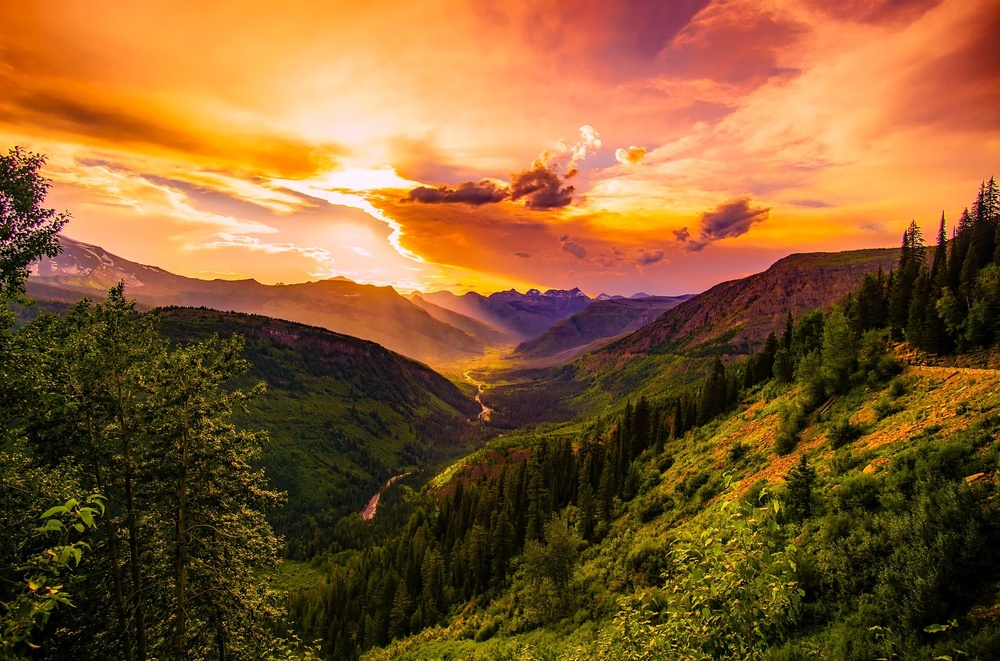
#> input picture clouds-cloudy-conifers-247478.jpg, 1000 x 661 px, shrunk from 2201 x 1455 before the run, found by its file name
$ python grey_scale.py
#> lines starting #> are read from the running program, lines starting #| are printed output that depends on the picture
import cv2
import os
img=cv2.imread(r"C:\Users\User\OneDrive\open cv\open cv images\clouds-cloudy-conifers-247478.jpg")
#> img is the input picture: shape (661, 1000, 3); mean B, G, R 47.6, 92, 134.4
cv2.imshow("background image",img)
#img2=cv2.imread(r"C:\Users\User\OneDrive\open cv\open cv images\clouds-cloudy-conifers-247478.jpg",0)
#cv2.imshow("background image",img2)

img3=cv2.cvtColor(img,cv2.COLOR_BGR2GRAY)
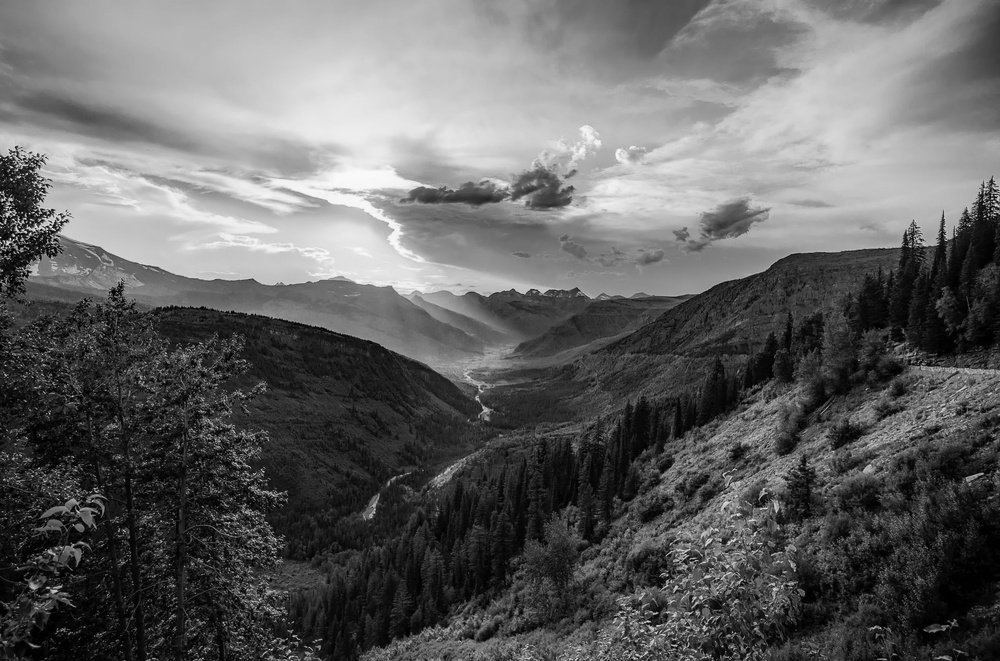
#> img3: shape (661, 1000); min 0, max 250, mean 99.6
cv2.imshow("background image",img3)
img4=r"C:\Users\User\OneDrive\open cv\open cv images"
os.chdir(img4)
cv2.imwrite("grey_scale.png",img3)
blue,green,red=cv2.split(img)
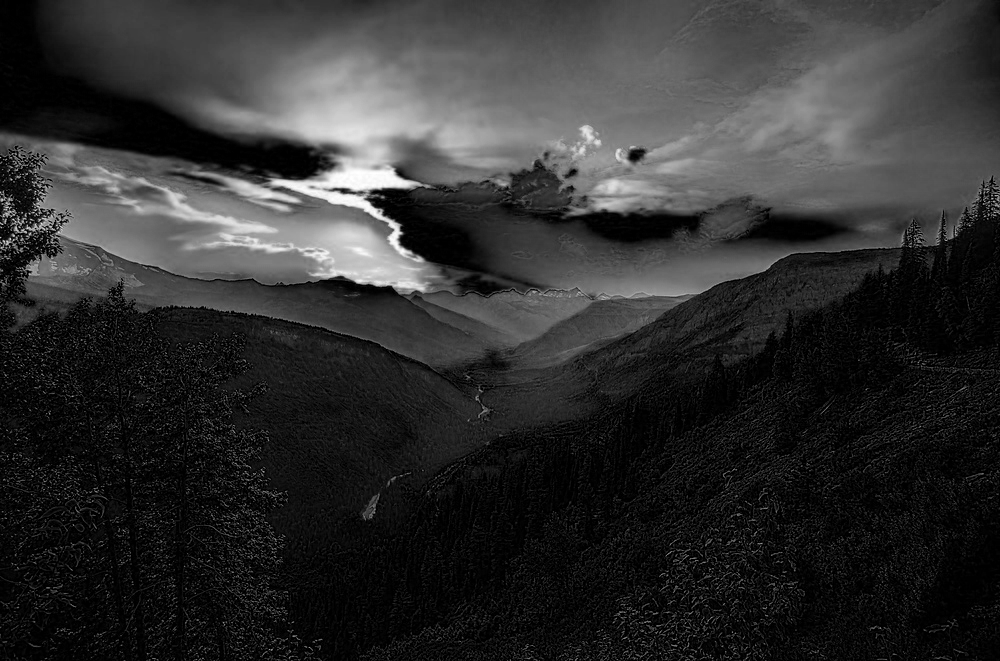
#> blue: shape (661, 1000); min 0, max 255, mean 47.6
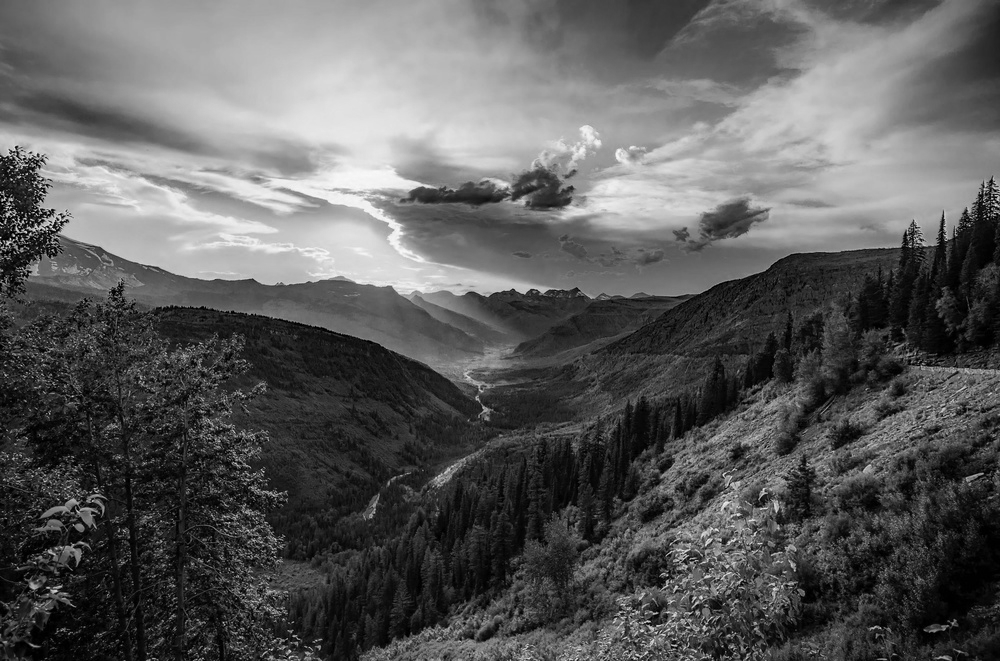
#> green: shape (661, 1000); min 0, max 250, mean 92
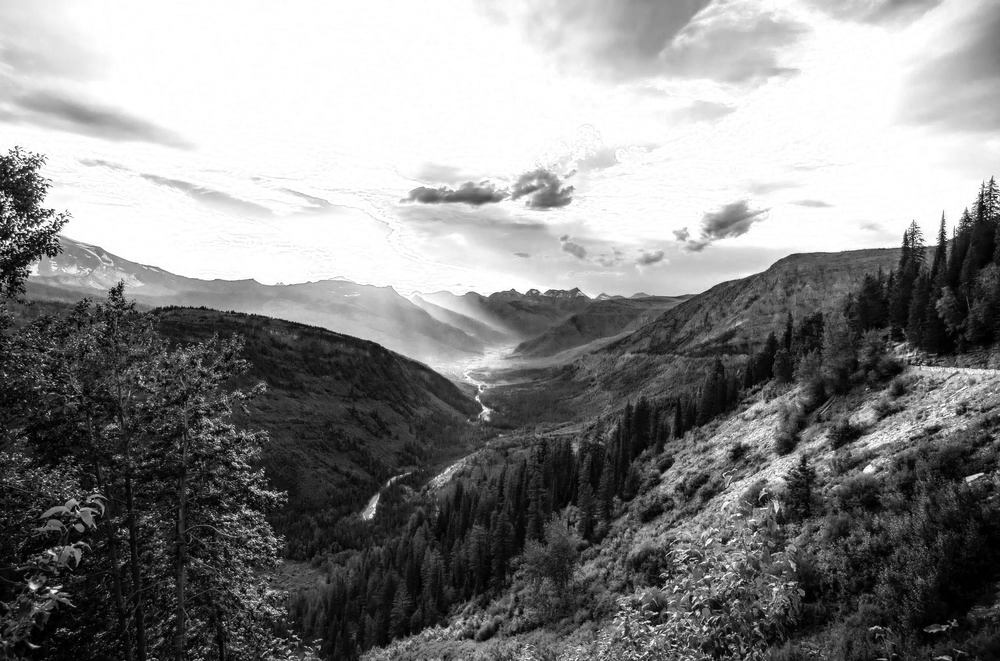
#> red: shape (661, 1000); min 0, max 255, mean 134.4
cv2.imshow("blue",blue)
cv2.imshow("red",red)
cv2.imshow("green",green)
cv2.waitKey(0)

$ run again, with image1.jpg copied over clouds-cloudy-conifers-247478.jpg
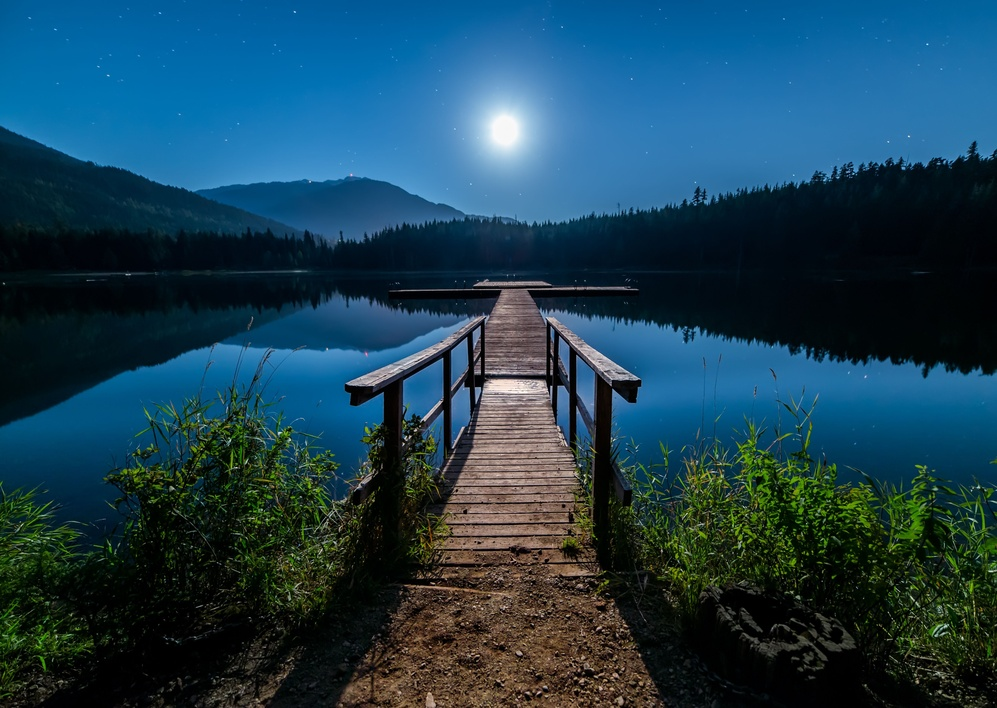
#> input picture image1.jpg, 997 x 708 px, shrunk from 5306 x 3770 before the run, found by its file name
#> img is the input picture: shape (708, 997, 3); mean B, G, R 83.1, 64.8, 27.4
#> `blue,green,red=cv2.split(img)`:
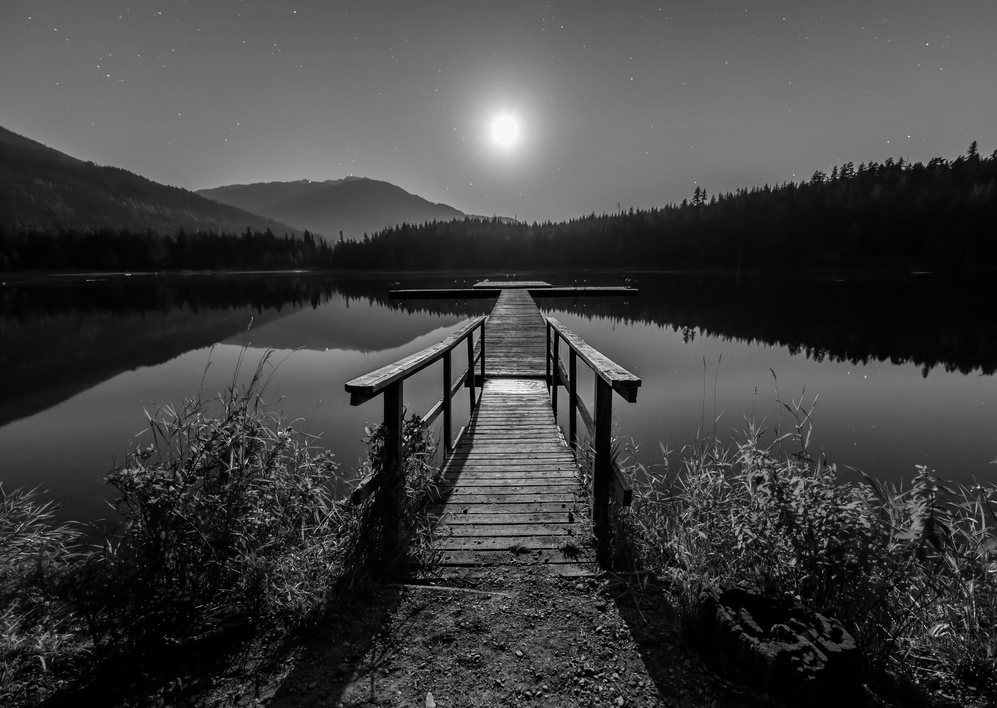
#> green: shape (708, 997); min 0, max 252, mean 64.8
#> `blue,green,red=cv2.split(img)`:
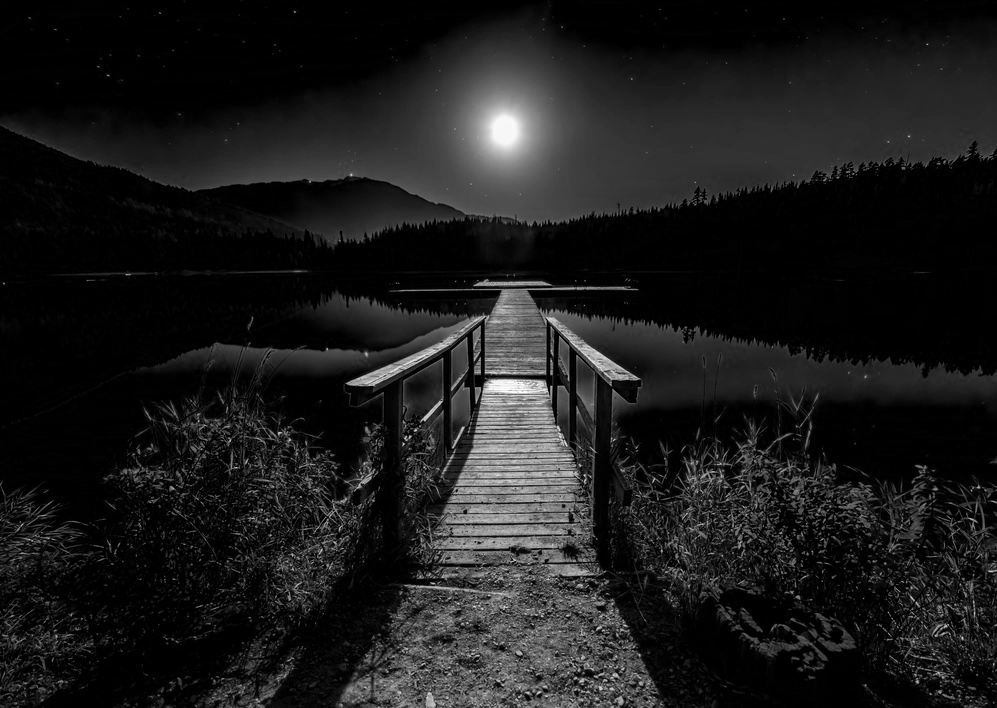
#> red: shape (708, 997); min 0, max 255, mean 27.4

$ run again, with image2.jpg copied over clouds-cloudy-conifers-247478.jpg
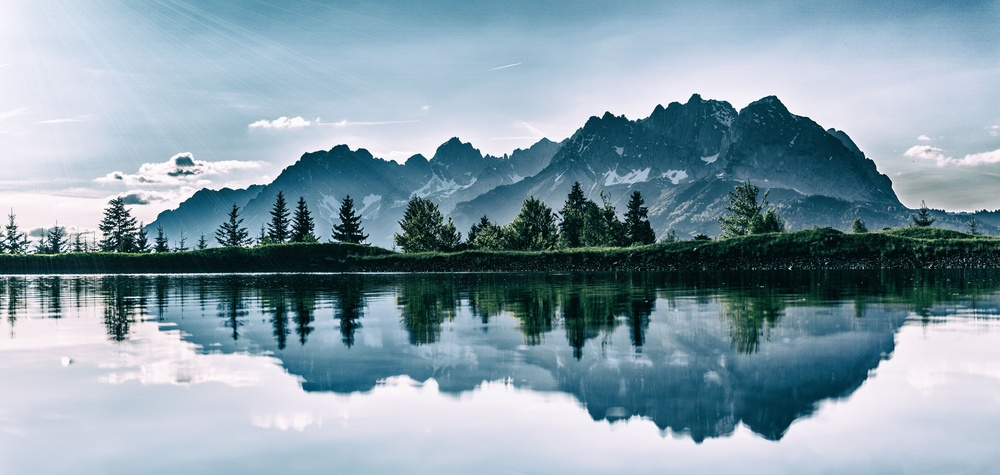
#> input picture image2.jpg, 1000 x 475 px, shrunk from 6000 x 2848 before the run, found by its file name
#> img is the input picture: shape (475, 1000, 3); mean B, G, R 169.1, 157.1, 134.7
#> `blue,green,red=cv2.split(img)`:
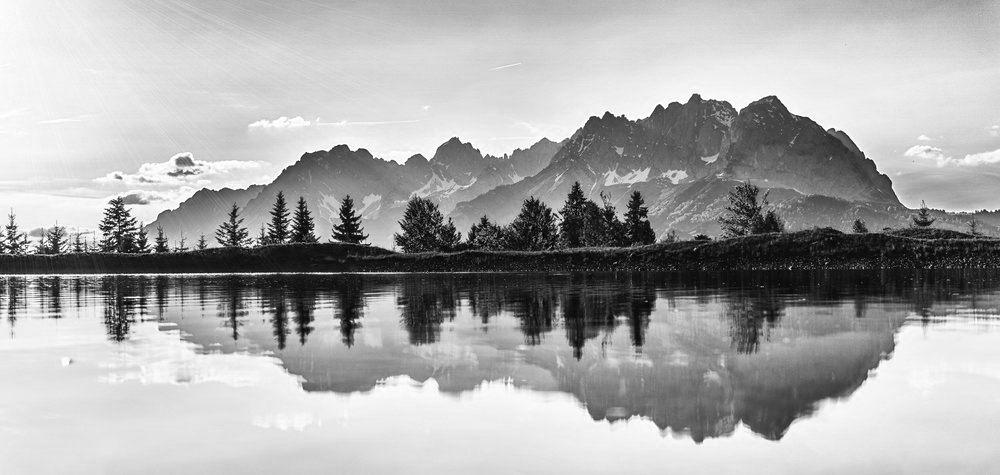
#> blue: shape (475, 1000); min 0, max 255, mean 169.1
#> `blue,green,red=cv2.split(img)`:
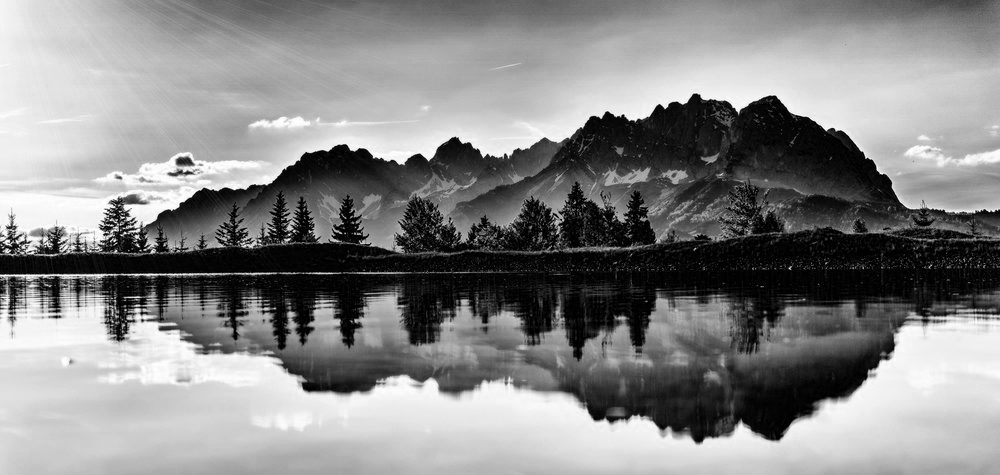
#> red: shape (475, 1000); min 0, max 255, mean 134.7

$ run again, with landscape.jpg copied over clouds-cloudy-conifers-247478.jpg
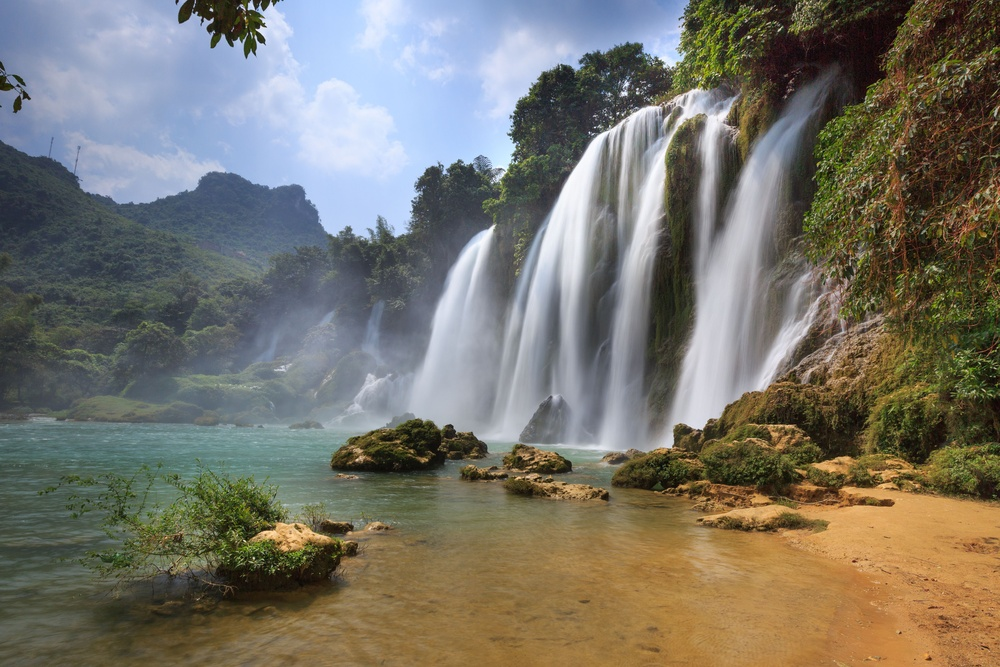
#> input picture landscape.jpg, 1000 x 667 px, shrunk from 5760 x 3840 before the run, found by its file name
#> img is the input picture: shape (667, 1000, 3); mean B, G, R 106.1, 116.3, 119.4
#> `blue,green,red=cv2.split(img)`:
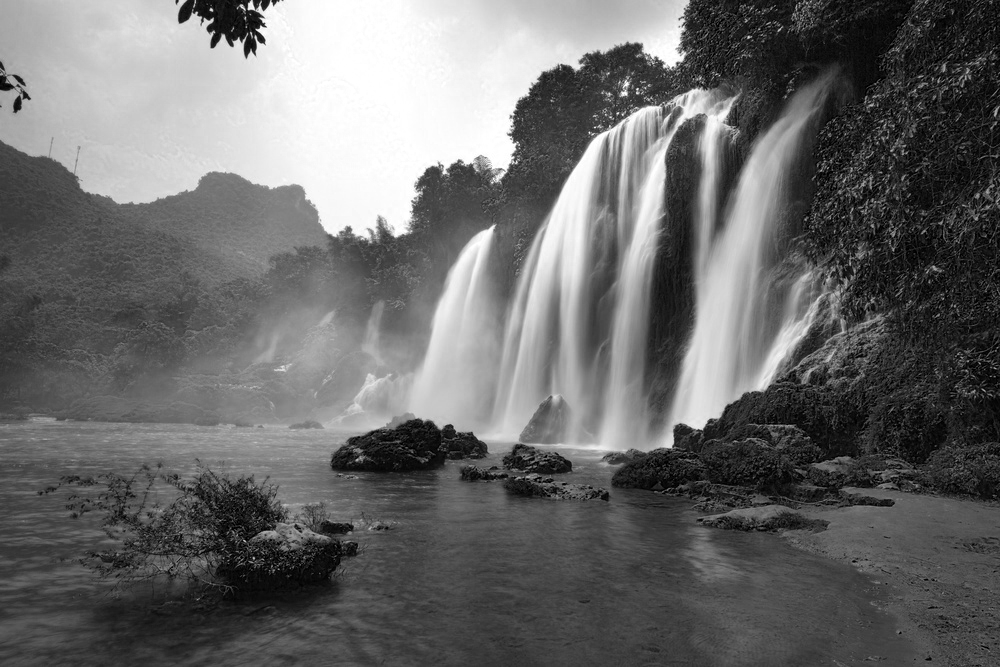
#> blue: shape (667, 1000); min 0, max 255, mean 106.1
#> `blue,green,red=cv2.split(img)`:
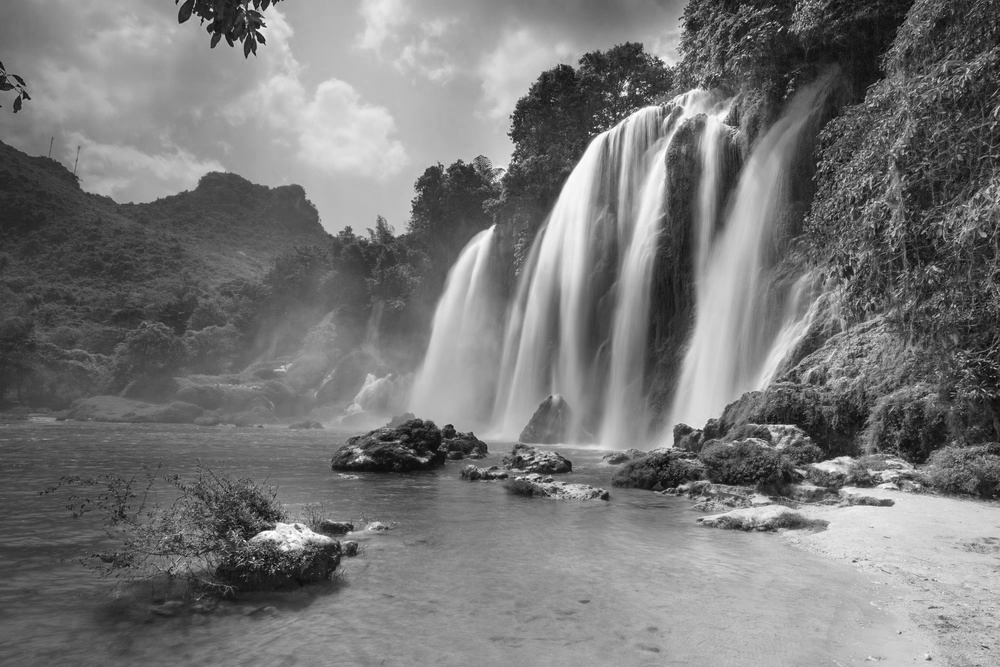
#> red: shape (667, 1000); min 2, max 255, mean 119.4
